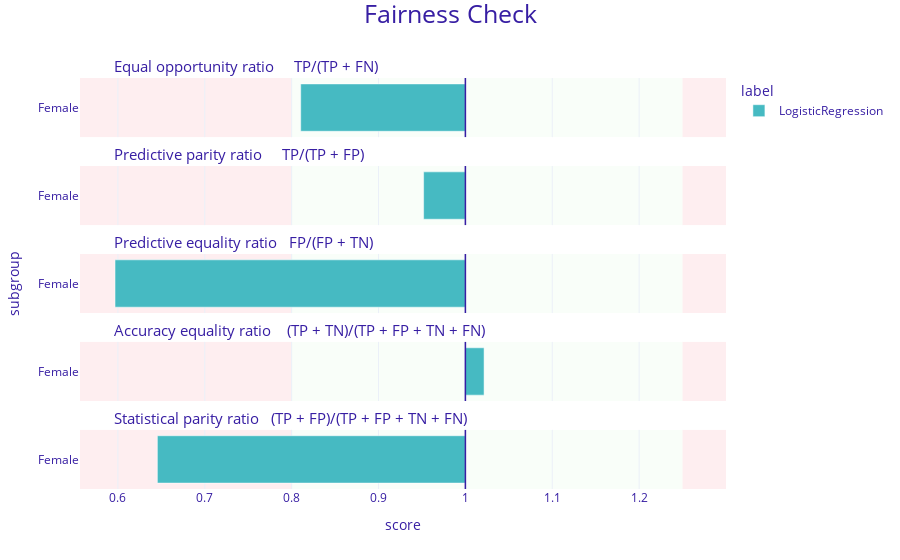

The code cell stored with this chart in its notebook:
### Code cell
fobject.plot()

### Figure 1 — Plotly figure (JSON) as saved in the notebook; plotly's stock layout.template omitted (floating-point values rounded to 4 significant figures)
{"data": [{"alignmentgroup": "True", "customdata": [["Female", 0.81, "LogisticRegression"]], "hovertemplate": "<b>%{customdata[2]}</b><br>Subgroup: %{customdata[0]}<br>Score: %{customdata[1]}<br><extra></extra>", "legendgroup": "LogisticRegression", "marker": {"color": "#46bac2", "pattern": {"shape": ""}}, "name": "LogisticRegression", "offsetgroup": "LogisticRegression", "orientation": "h", "showlegend": true, "textposition": "auto", "type": "bar", "x": [-0.1896], "xaxis": "x5", "y": [0.5], "yaxis": "y5"}, {"alignmentgroup": "True", "customdata": [["Female", 0.952, "LogisticRegression"]], "hovertemplate": "<b>%{customdata[2]}</b><br>Subgroup: %{customdata[0]}<br>Score: %{customdata[1]}<br><extra></extra>", "legendgroup": "LogisticRegression", "marker": {"color": "#46bac2", "pattern": {"shape": ""}}, "name": "LogisticRegression", "offsetgroup": "LogisticRegression", "orientation": "h", "showlegend": false, "textposition": "auto", "type": "bar", "x": [-0.04808], "xaxis": "x4", "y": [0.5], "yaxis": "y4"}, {"alignmentgroup": "True", "customdata": [["Female", 0.597, "LogisticRegression"]], "hovertemplate": "<b>%{customdata[2]}</b><br>Subgroup: %{customdata[0]}<br>Score: %{customdata[1]}<br><extra></extra>", "legendgroup": "LogisticRegression", "marker": {"color": "#46bac2", "pattern": {"shape": ""}}, "name": "LogisticRegression", "offsetgroup": "LogisticRegression", "orientation": "h", "showlegend": false, "textposition": "auto", "type": "bar", "x": [-0.4033], "xaxis": "x3", "y": [0.5], "yaxis": "y3"}, {"alignmentgroup": "True", "customdata": [["Female", 1.022, "LogisticRegression"]], "hovertemplate": "<b>%{customdata[2]}</b><br>Subgroup: %{customdata[0]}<br>Score: %{customdata[1]}<br><extra></extra>", "legendgroup": "LogisticRegression", "marker": {"color": "#46bac2", "pattern": {"shape": ""}}, "name": "LogisticRegression", "offsetgroup": "LogisticRegression", "orientation": "h", "showlegend": false, "textposition": "auto", "type": "bar", "x": [0.02151], "xaxis": "x2", "y": [0.5], "yaxis": "y2"}, {"alignmentgroup": "True", "customdata": [["Female", 0.645, "LogisticRegression"]], "hovertemplate": "<b>%{customdata[2]}</b><br>Subgroup: %{customdata[0]}<br>Score: %{customdata[1]}<br><extra></extra>", "legendgroup": "LogisticRegression", "marker": {"color": "#46bac2", "pattern": {"shape": ""}}, "name": "LogisticRegression", "offsetgroup": "LogisticRegression", "orientation": "h", "showlegend": false, "textposition": "auto", "type": "bar", "x": [-0.3546], "xaxis": "x", "y": [0.5], "yaxis": "y"}], "layout": {"annotations": [{"font": {"size": 15}, "showarrow": false, "text": "Statistical parity ratio   (TP + FP)/(TP + FP + TN + FN)", "x": 0.05, "xanchor": "left", "xref": "paper", "y": 0.144, "yanchor": "bottom", "yref": "paper"}, {"font": {"size": 15}, "showarrow": false, "text": "Accuracy equality ratio    (TP + TN)/(TP + FP + TN + FN)", "x": 0.05, "xanchor": "left", "xref": "paper", "y": 0.358, "yanchor": "bottom", "yref": "paper"}, {"font": {"size": 15}, "showarrow": false, "text": "Predictive equality ratio   FP/(FP + TN)", "x": 0.05, "xanchor": "left", "xref": "paper", "y": 0.572, "yanchor": "bottom", "yref": "paper"}, {"font": {"size": 15}, "showarrow": false, "text": "Predictive parity ratio     TP/(TP + FP)", "x": 0.05, "xanchor": "left", "xref": "paper", "y": 0.786, "yanchor": "bottom", "yref": "paper"}, {"font": {"size": 15}, "showarrow": false, "text": "Equal opportunity ratio     TP/(TP + FN)", "x": 0.05, "xanchor": "left", "xref": "paper", "y": 1, "yanchor": "bottom", "yref": "paper"}], "barmode": "group", "font": {"color": "#371ea3"}, "legend": {"title": {"text": "label"}, "tracegroupgap": 0}, "margin": {"b": 71, "r": 30, "t": 78}, "shapes": [{"fillcolor": "#f05a71", "layer": "below", "line": {"width": 0}, "opacity": 0.1, "type": "rect", "x0": 0.25, "x1": 0.3, "xref": "x", "y0": 0, "y1": 1, "yref": "y"}, {"fillcolor": "#f05a71", "layer": "below", "line": {"width": 0}, "opacity": 0.1, "type": "rect", "x0": -0.4436, "x1": -0.2, "xref": "x", "y0": 0, "y1": 1, "yref": "y"}, {"fillcolor": "#c7f5bf", "layer": "below", "line": {"width": 0}, "opacity": 0.1, "type": "rect", "x0": -0.2, "x1": 0.25, "xref": "x", "y0": 0, "y1": 1, "yref": "y"}, {"line": {"color": "#371ea3", "width": 1.5}, "type": "line", "x0": 0, "x1": 0, "xref": "x", "y0": 0, "y1": 1, "yref": "y"}, {"fillcolor": "#f05a71", "layer": "below", "line": {"width": 0}, "opacity": 0.1, "type": "rect", "x0": 0.25, "x1": 0.3, "xref": "x", "y0": 0, "y1": 1, "yref": "y2"}, {"fillcolor": "#f05a71", "layer": "below", "line": {"width": 0}, "opacity": 0.1, "type": "rect", "x0": -0.4436, "x1": -0.2, "xref": "x", "y0": 0, "y1": 1, "yref": "y2"}, {"fillcolor": "#c7f5bf", "layer": "below", "line": {"width": 0}, "opacity": 0.1, "type": "rect", "x0": -0.2, "x1": 0.25, "xref": "x", "y0": 0, "y1": 1, "yref": "y2"}, {"line": {"color": "#371ea3", "width": 1.5}, "type": "line", "x0": 0, "x1": 0, "xref": "x", "y0": 0, "y1": 1, "yref": "y2"}, {"fillcolor": "#f05a71", "layer": "below", "line": {"width": 0}, "opacity": 0.1, "type": "rect", "x0": 0.25, "x1": 0.3, "xref": "x", "y0": 0, "y1": 1, "yref": "y3"}, {"fillcolor": "#f05a71", "layer": "below", "line": {"width": 0}, "opacity": 0.1, "type": "rect", "x0": -0.4436, "x1": -0.2, "xref": "x", "y0": 0, "y1": 1, "yref": "y3"}, {"fillcolor": "#c7f5bf", "layer": "below", "line": {"width": 0}, "opacity": 0.1, "type": "rect", "x0": -0.2, "x1": 0.25, "xref": "x", "y0": 0, "y1": 1, "yref": "y3"}, {"line": {"color": "#371ea3", "width": 1.5}, "type": "line", "x0": 0, "x1": 0, "xref": "x", "y0": 0, "y1": 1, "yref": "y3"}, {"fillcolor": "#f05a71", "layer": "below", "line": {"width": 0}, "opacity": 0.1, "type": "rect", "x0": 0.25, "x1": 0.3, "xref": "x", "y0": 0, "y1": 1, "yref": "y4"}, {"fillcolor": "#f05a71", "layer": "below", "line": {"width": 0}, "opacity": 0.1, "type": "rect", "x0": -0.4436, "x1": -0.2, "xref": "x", "y0": 0, "y1": 1, "yref": "y4"}, {"fillcolor": "#c7f5bf", "layer": "below", "line": {"width": 0}, "opacity": 0.1, "type": "rect", "x0": -0.2, "x1": 0.25, "xref": "x", "y0": 0, "y1": 1, "yref": "y4"}, {"line": {"color": "#371ea3", "width": 1.5}, "type": "line", "x0": 0, "x1": 0, "xref": "x", "y0": 0, "y1": 1, "yref": "y4"}, {"fillcolor": "#f05a71", "layer": "below", "line": {"width": 0}, "opacity": 0.1, "type": "rect", "x0": 0.25, "x1": 0.3, "xref": "x", "y0": 0, "y1": 1, "yref": "y5"}, {"fillcolor": "#f05a71", "layer": "below", "line": {"width": 0}, "opacity": 0.1, "type": "rect", "x0": -0.4436, "x1": -0.2, "xref": "x", "y0": 0, "y1": 1, "yref": "y5"}, {"fillcolor": "#c7f5bf", "layer": "below", "line": {"width": 0}, "opacity": 0.1, "type": "rect", "x0": -0.2, "x1": 0.25, "xref": "x", "y0": 0, "y1": 1, "yref": "y5"}, {"line": {"color": "#371ea3", "width": 1.5}, "type": "line", "x0": 0, "x1": 0, "xref": "x", "y0": 0, "y1": 1, "yref": "y5"}], "title": {"font": {"size": 25}, "text": "Fairness Check", "x": 0.5, "y": 0.99}, "xaxis": {"anchor": "y", "domain": [0, 1], "range": [-0.4436, 0.3], "ticktext": [0.5, 0.6, 0.7, 0.8, 0.9, 1, 1.1, 1.2, 1], "tickvals": [-0.5, -0.4, -0.3, -0.2, -0.1, 0, 0.1, 0.2, 0], "title": {"text": "score"}}, "xaxis2": {"anchor": "y2", "domain": [0, 1], "matches": "x", "range": [-0.4436, 0.3], "showticklabels": false, "ticktext": [0.5, 0.6, 0.7, 0.8, 0.9, 1, 1.1, 1.2, 1], "tickvals": [-0.5, -0.4, -0.3, -0.2, -0.1, 0, 0.1, 0.2, 0]}, "xaxis3": {"anchor": "y3", "domain": [0, 1], "matches": "x", "range": [-0.4436, 0.3], "showticklabels": false, "ticktext": [0.5, 0.6, 0.7, 0.8, 0.9, 1, 1.1, 1.2, 1], "tickvals": [-0.5, -0.4, -0.3, -0.2, -0.1, 0, 0.1, 0.2, 0]}, "xaxis4": {"anchor": "y4", "domain": [0, 1], "matches": "x", "range": [-0.4436, 0.3], "showticklabels": false, "ticktext": [0.5, 0.6, 0.7, 0.8, 0.9, 1, 1.1, 1.2, 1], "tickvals": [-0.5, -0.4, -0.3, -0.2, -0.1, 0, 0.1, 0.2, 0]}, "xaxis5": {"anchor": "y5", "domain": [0, 1], "matches": "x", "range": [-0.4436, 0.3], "showticklabels": false, "ticktext": [0.5, 0.6, 0.7, 0.8, 0.9, 1, 1.1, 1.2, 1], "tickvals": [-0.5, -0.4, -0.3, -0.2, -0.1, 0, 0.1, 0.2, 0]}, "yaxis": {"anchor": "x", "domain": [0, 0.144], "range": [0, 1], "showgrid": false, "ticktext": ["Female"], "tickvals": [0.5], "title": {"text": ""}, "zeroline": false}, "yaxis2": {"anchor": "x2", "domain": [0.214, 0.358], "matches": "y", "range": [0, 1], "showgrid": false, "ticktext": ["Female"], "tickvals": [0.5], "title": {"text": ""}, "zeroline": false}, "yaxis3": {"anchor": "x3", "domain": [0.428, 0.572], "matches": "y", "range": [0, 1], "showgrid": false, "ticktext": ["Female"], "tickvals": [0.5], "title": {"text": "subgroup"}, "zeroline": false}, "yaxis4": {"anchor": "x4", "domain": [0.642, 0.786], "matches": "y", "range": [0, 1], "showgrid": false, "ticktext": ["Female"], "tickvals": [0.5], "title": {"text": ""}, "zeroline": false}, "yaxis5": {"anchor": "x5", "domain": [0.856, 1], "matches": "y", "range": [0, 1], "showgrid": false, "ticktext": ["Female"], "tickvals": [0.5], "title": {"text": ""}, "zeroline": false}}}
